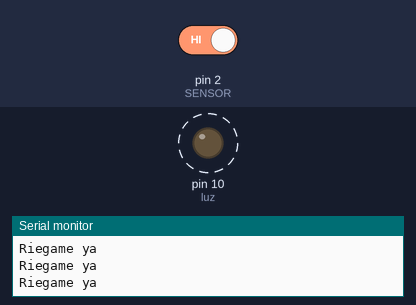
This sketch was run on a simulated Arduino Uno, built with avr-gcc and run on an emulated ATmega328P. Shown: output pins drawn as LEDs (lit = HIGH), the last lines printed to the serial monitor. Dashed ring = blinking. Inputs (shaded band) come from the test bench; at power-on: pin 2 (SENSOR) HIGH.

Above: at 2.8 s.
2.9 s: pin 2 (SENSOR) driven LOW
At 3.5 s:
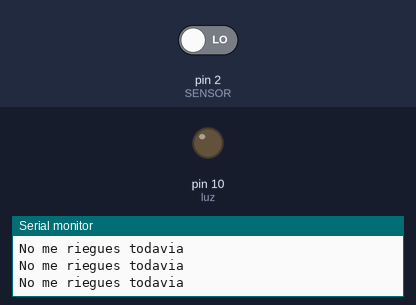
4.9 s: pin 2 (SENSOR) driven HIGH
At 5.3 s:
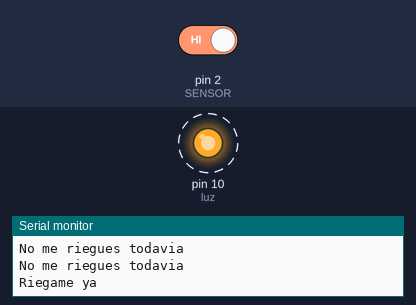
Timing chart, 0 to 14.9 s (numbered marks = the images above; inputs shaded):
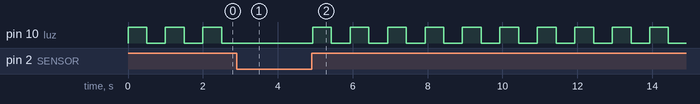

Measured:
- after the input at 2.9 s, pin 10 (luz): stops changing and stays LOW
- after the input at 4.9 s, pin 10 (luz): alternates HIGH for 0.50 s and LOW for 0.50 s, starting at once
- by itself, pin 10 (luz): alternates HIGH for 0.50 s and LOW for 0.50 s

The sketch:

planta.ino
```cpp
#define SENSOR 2

byte v_sensor = 1;
 int luz = 10;
  int secuencia = 500;
void setup(){
 Serial.begin(9600);
 pinMode ( luz, OUTPUT);
 pinMode ( SENSOR, INPUT);
}

void loop() {
 v_sensor = digitalRead(SENSOR);

 if(v_sensor == 0){
  Serial.println("No me riegues todavia");
 }
 else{

  Serial.println("Riegame ya");
  digitalWrite(luz, HIGH);
  delay(secuencia);
  digitalWrite(luz, LOW);
  delay(secuencia);
 }
}
```
